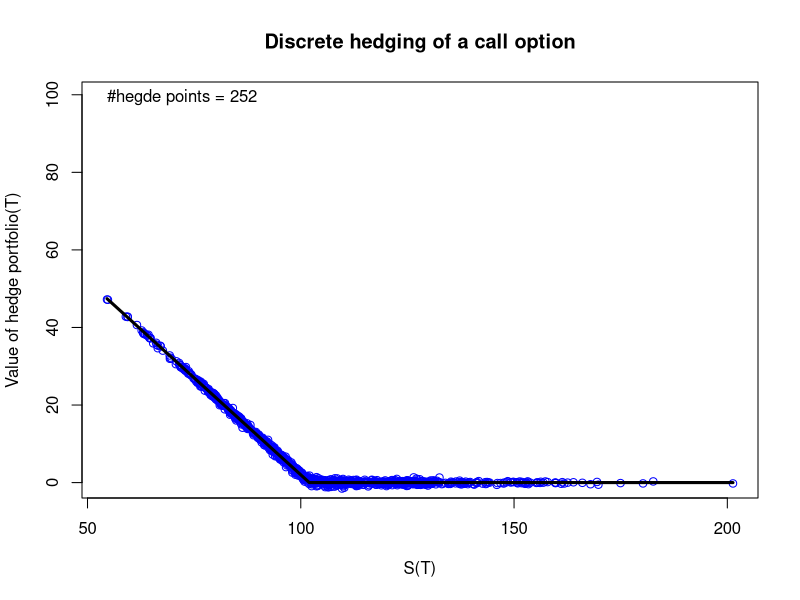

Generate this figure with R:
BlackScholesFormula  <- function (
    spot,
    timetomat,
    strike,
    r, 
    q=0, 
    sigma, 
    opttype=1, 
    greektype=1)
{ 
  
  d1<-(log(spot/strike)+ ((r-q)+0.5*sigma^2)*timetomat)/(sigma*sqrt(timetomat))
  d2<-d1-sigma*sqrt(timetomat)
  
  if (opttype==1 && greektype==1) result<-spot*exp(-q*timetomat)*pnorm(d1)-strike*exp(-r*timetomat)*pnorm(d2)
  
  if (opttype==2 && greektype==1) result<-spot*exp(-q*timetomat)*pnorm(d1)-strike*exp(-r*timetomat)*pnorm(d2)-spot*exp(-q*timetomat)+strike*exp(-r*timetomat)
  
  if (opttype==1 && greektype==2) result<-exp(-q*timetomat)*pnorm(d1)
  
  if (opttype==2 && greektype==2) result<-exp(-q*timetomat)*(pnorm(d1)-1)
  
  if (greektype==3) result<-exp(-q*timetomat)*dnorm(d1)/(spot*sigma*sqrt(timetomat))
  
  if (greektype==4) result<-exp(-q*timetomat)*spot*dnorm(d1)*sqrt(timetomat)
  
  BlackScholesFormula<-result
  
}

BlackScholesImpVol  <- function (obsprice,spot,timetomat,strike,r, q=0, opttype=1)
{ difference<- function(sigBS, obsprice,spot,timetomat,strike,r,q,opttype)
{BlackScholesFormula (spot,timetomat,strike,r,q,sigBS, opttype,1)-obsprice
}
uniroot(difference, c(10^-3,0.5),obsprice=obsprice,spot=spot,timetomat=timetomat,strike=strike,r=r,q=q,opttype=opttype,tol = .Machine$double.eps)$root
}

# INITIALIZE
# ==========

S0<-100
mu<-0.05; r<-0.05; sigma<-0.2; 

sigma_hedge<-0.2

T<-1; K<-102
capT <- T
Nhedge<-252; Nrep<-1000

opttype <- 2

# HEDGE
# =====

St<-rep(S0, length=Nrep)
dt<-T/Nhedge
#initialoutlay<-BlackScholesFormula(S0,capT,strike, r,0,sigma_hedge,1,1)
initialoutlay<-BlackScholesFormula(S0,T,K, r,0,sigma,opttype,1)

Vpf<-rep(initialoutlay,length=Nrep)

a<-BlackScholesFormula(St,T,K,r,0,sigma_hedge,opttype,2)
b<-Vpf-a*St

for(i in 2:Nhedge){
  St<-St*exp((mu-0.5*sigma^2)*dt +sigma*sqrt(dt)*rnorm(Nrep))	
  Vpf<-a*St+b*exp(dt*r)    
  a<- BlackScholesFormula(St,(capT-(i-1)*dt),K, r,0,sigma_hedge,opttype,2)
  b<-(Vpf-a*St)
}

ST<-St*exp((mu-0.5*sigma^2)*dt +sigma*sqrt(dt)*rnorm(Nrep))
Vpf<-a*ST+b*exp(dt*r) 
hedgeerror<-(Vpf-pmax(ST-K,0))
optionpayoff<-pmax(ST-K,0)

# SUMMARY STATS & GRAPHS
# ======================

print(paste("Initial investment =",round(initialoutlay,4)))
print(paste("Average discounted option payoff =",round(exp(-r*T)*mean(optionpayoff),4)))
print(paste("Average discounted portfolio value =",round(exp(-r*T)*mean(Vpf),4)))

x11()
plot(ST,Vpf,col="blue",xlab="S(T)",ylab="Value of hedge portfolio(T)",main="Discrete hedging of a call option",xlim=range(ST),ylim=range(optionpayoff))
text(min(ST),max(optionpayoff),paste("#hegde points =",Nhedge),adj=0)
points(sort(ST),pmax(K-sort(ST),0),type='l',lwd=3)